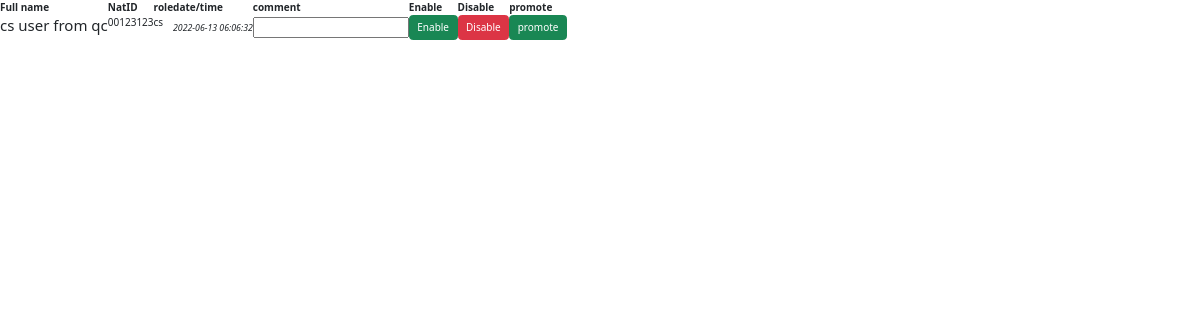
/quality_control/css.php, run on the app's committed database.
### tables this page shows
CREATE TABLE `users` (
  `Name` varchar(100) NOT NULL,
  `Email` varchar(100) NOT NULL,
  `Password` varchar(100) NOT NULL,
  `natid` varchar(14) NOT NULL,
  `phone_num` varchar(11) DEFAULT NULL,
  `address` varchar(50) DEFAULT NULL,
  `postal_code` varchar(7) DEFAULT NULL,
  `country` varchar(30) NOT NULL,
  `nationality` varchar(30) NOT NULL,
  `role` varchar(20) NOT NULL DEFAULT 'user',
  `cs_status` tinyint(1) DEFAULT NULL,
  `cs_comment` varchar(100) NOT NULL,
  `status` tinyint(4) DEFAULT NULL,
  `date_time` datetime NOT NULL DEFAULT current_timestamp()
);

### quality_control/css.php (the view, shortened to what this page needs)
<!DOCTYPE html>
<html lang="en">
        <link rel="stylesheet"
href="https://maxcdn.bootstrapcdn.com/bootstrap/3.4.1/css/bootstrap.min.css">
<link href="https://cdn.jsdelivr.net/npm/bootstrap@5.2.0-beta1/dist/css/bootstrap.min.css" rel="stylesheet">
<head>
</head>
<body>
<?php
$servername = "localhost";
$username = "root";
$password = "";
$dbname = "egway";
$conn = new mysqli($servername, $username, $password, $dbname);
$type=$_POST['i'];
if($type==3){
    $query= "SELECT * FROM `users` WHERE `role` = 'cs' ";
}else{
    $query= "SELECT * FROM `users` WHERE `role` = 'cs' AND `cs_status` = '$type' ";
}
$result= $conn->query($query);
$req_count=mysqli_num_rows($result);
if($req_count>0){
    ?>
    <table>
   <tr>
<th>Full name</th>
<th>NatID</th>
<th>role</th>
<th>date/time</th>
<th>comment</th>
<th>Enable</th>
<th>Disable</th>
<th>promote</th>
    </tr>
    <?php
    $counter =0;
    while($row = $result->fetch_assoc()){
        ?>
    <tr id="<?php echo $row["natid"] ;?>">
    <td> <h4 ><?php echo $row['Name'] ?></h4> </td>
      <td> <p ><?php echo $row['natid'] ?></p> </td>
      <td><p ><?php echo $row['role'] ?></p> </td>
      <td>   <small><i><?php echo $row['date_time'] ?></i></small>  </td>
<td>    <input type = "text" id="<?php echo $counter; ?>">  </input>                        </td>
     <td>   <button type="button" class="btn btn-success" value="<?php echo $row["natid"] ;?>" onclick=accept() >Enable</button> </td>
     <td>   <button type="button" class="btn btn-danger"  value="<?php echo $row["natid"] ;?>" onclick=reject(<?php echo $counter; ?>) >Disable</button> </td>
     <td>   <button type="button" class="btn btn-success" value="<?php echo $row["natid"] ;?>" onclick=promote() >promote</button> </td>
    </tr>
<?php
$counter+=1;
    } ?>
</table>
<?php
}else{
    echo "No Pending Requests.";
}
?>
</body>
</html>

### data on the page
users: Name "cs user from qc", natid "00123123", role "cs", date_time "2022-06-13 06:06:32"
